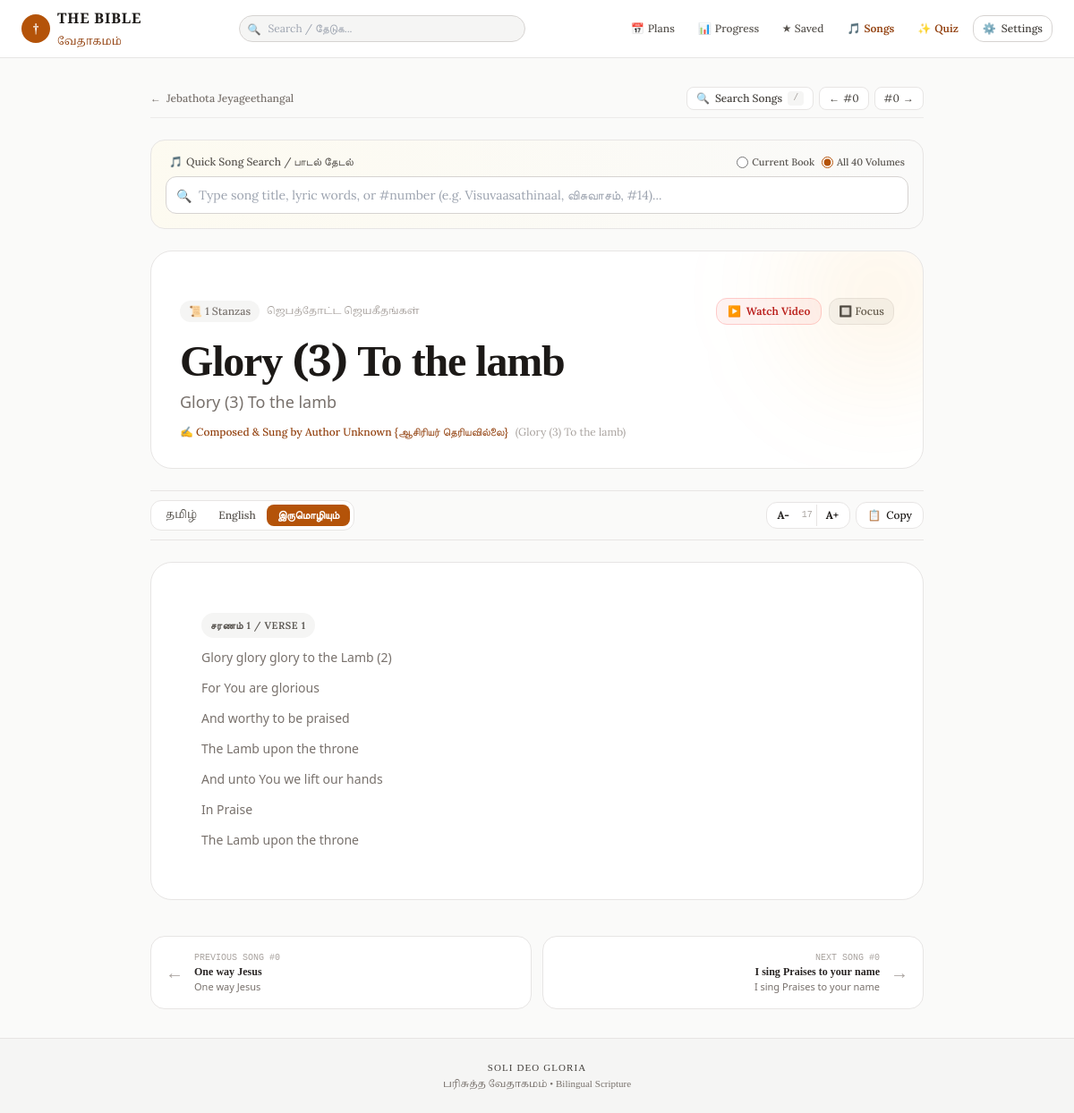
/songs/3, run on the app's committed database.
### tables this page shows
CREATE TABLE songs (
            id INTEGER PRIMARY KEY,
            songbook_code TEXT NOT NULL,
            songbook_name_ta TEXT,
            songbook_name_en TEXT,
            volume INTEGER DEFAULT 0,
            volume_name TEXT,
            song_number INTEGER DEFAULT 0,
            title_ta TEXT NOT NULL,
            title_en TEXT NOT NULL,
            alternate_title TEXT,
            lyrics_ta TEXT,
            lyrics_en TEXT,
            lyrics_bilingual TEXT,
            author TEXT,
            youtube_url TEXT
        );

### app/main.py (the view)
@app.get("/songs/{song_id}", response_class=HTMLResponse)
async def song_detail_page(
    request: Request,
    song_id: int,
    mode: str = Query("bilingual"),
    canon: str = Query(None)
):
    active_canon = resolve_canon(request, canon)
    canon_ctx = get_canon_context(active_canon)
    song = get_song_by_id(song_id)
    if not song:
        raise HTTPException(status_code=404, detail="Song not found")
    volume_songs = []
    if song.get("volume") and song["volume"] > 0:
        vol_data = get_songs_list(
            songbook_code=song.get("songbook_code") or "jebathota",
            volume=song["volume"],
            limit=100
        )
        volume_songs = vol_data.get("songs", [])
    return templates.TemplateResponse(
        request=request,
        name="song_detail.html",
        context={
            **canon_ctx,
            "song": song,
            "volume_songs": volume_songs,
            "mode": mode,
        },
    )

### templates/song_detail.html (shortened to what this page needs)
{% extends "base.html" %}
{% block content %}
<div id="song-detail-root" class="max-w-4xl mx-auto px-3 sm:px-4 py-4 sm:py-8 space-y-6 transition-all duration-200">
    <div class="flex flex-col sm:flex-row sm:items-center justify-between gap-3 text-xs text-stone-500 pb-2 border-b border-stone-200/70 dark:border-stone-800">
        <div class="flex items-center gap-2 flex-wrap">
            <a href="/songs?book={{ song.songbook_code }}{% if song.volume %}&vol={{ song.volume }}{% endif %}{% if canon %}&canon={{ canon }}{% endif %}"
               class="inline-flex items-center gap-1.5 hover:text-amber-700 dark:hover:text-amber-400 font-medium transition py-1">
                <span>←</span> <span>{{ song.songbook_name_en }}</span>
            </a>
        </div>
        <div class="flex items-center gap-1.5 self-end sm:self-auto">
            <button onclick="toggleDetailSearchModal(true)"
                    class="px-2.5 py-1 rounded-lg bg-white dark:bg-stone-800 border border-stone-200 dark:border-stone-700 hover:border-amber-600 text-stone-700 dark:text-stone-300 hover:text-amber-700 dark:hover:text-amber-400 transition cursor-pointer flex items-center gap-1.5"
                    title="Search any song (Press /)">
                <span>🔍</span>
                <span class="font-medium">Search Songs</span>
                <kbd class="hidden sm:inline-block px-1.5 py-0.2 bg-stone-100 dark:bg-stone-700 text-stone-400 dark:text-stone-300 rounded text-[10px] font-mono">/</kbd>
            </button>
            {% if song.prev_song %}
            <a href="/songs/{{ song.prev_song.id }}{% if canon %}?canon={{ canon }}{% endif %}"
               class="px-2.5 py-1 rounded-lg bg-white dark:bg-stone-800 border border-stone-200 dark:border-stone-700 hover:border-amber-600 text-stone-700 dark:text-stone-300 transition flex items-center gap-1"
               title="Previous: #{{ song.prev_song.song_number }} {{ song.prev_song.title_en }} (Press Left Arrow)">
                <span>←</span> <span class="hidden md:inline">#{{ song.prev_song.song_number }}</span>
            </a>
            {% endif %}
            {% if song.next_song %}
            <a href="/songs/{{ song.next_song.id }}{% if canon %}?canon={{ canon }}{% endif %}"
               class="px-2.5 py-1 rounded-lg bg-white dark:bg-stone-800 border border-stone-200 dark:border-stone-700 hover:border-amber-600 text-stone-700 dark:text-stone-300 transition flex items-center gap-1"
               title="Next: #{{ song.next_song.song_number }} {{ song.next_song.title_en }} (Press Right Arrow)">
                <span class="hidden md:inline">#{{ song.next_song.song_number }}</span> <span>→</span>
            </a>
            {% endif %}
        </div>
    </div>
    <div id="detail-search-container" class="bg-gradient-to-r from-amber-50/60 to-stone-50 dark:from-stone-900 dark:to-stone-900/60 border border-stone-200 dark:border-stone-800 rounded-2xl p-3 sm:p-4 shadow-xs space-y-2">
        <div class="flex items-center justify-between text-xs text-stone-600 dark:text-stone-400 px-1 font-medium">
            <span class="flex items-center gap-1">
                <span>🎵</span> <span>Quick Song Search / பாடல் தேடல்</span>
            </span>
            <div class="flex items-center gap-2 text-[11px]">
                <label class="inline-flex items-center gap-1 cursor-pointer">
                    <input type="radio" name="detail_search_scope" value="volume" class="accent-amber-700" {% if song.volume %}checked{% endif %}>
                    <span>{% if song.volume %}In Vol {{ song.volume }} Only{% else %}Current Book{% endif %}</span>
                </label>
                <label class="inline-flex items-center gap-1 cursor-pointer">
                    <input type="radio" name="detail_search_scope" value="all" class="accent-amber-700" {% if not song.volume %}checked{% endif %}>
                    <span>All 40 Volumes</span>
                </label>
            </div>
        </div>
        <div class="relative">
            <input type="text" id="detail-search-input"
                   placeholder="Type song title, lyric words, or #number (e.g. Visuvaasathinaal, விசுவாசம், #14)..."
                   autocomplete="off"
                   class="w-full text-xs sm:text-sm bg-white dark:bg-stone-800 border border-stone-300 dark:border-stone-700 rounded-xl pl-9 pr-8 py-2.5 focus:outline-none focus:ring-2 focus:ring-amber-700 text-stone-900 dark:text-stone-100">
            <span class="absolute left-3 top-3 text-stone-400 text-xs sm:text-sm">🔍</span>
        </div>
    </div>
    <div class="bg-white dark:bg-stone-900 border border-stone-200 dark:border-stone-800 rounded-3xl p-5 sm:p-8 shadow-xs space-y-5 relative overflow-hidden">
        <div class="flex flex-wrap items-center justify-between gap-2.5">
            <div class="flex flex-wrap items-center gap-2 text-xs">
                {% if song.stanzas %}
                <span class="px-2.5 py-1 rounded-xl bg-stone-100 dark:bg-stone-800 text-stone-500 dark:text-stone-400 font-medium">
                    📜 {{ song.stanzas|length }} Stanzas
                </span>
                {% endif %}
                <span class="text-stone-400 font-tamil text-[11px]" translate="no">{{ song.songbook_name_ta }}</span>
            </div>
            <div class="flex items-center gap-2">
                {% if song.youtube_url %}
                <button onclick="toggleSongVideo()"
                        class="inline-flex items-center gap-1.5 px-3 py-1.5 rounded-xl bg-red-50 hover:bg-red-100 dark:bg-red-950/40 dark:hover:bg-red-900/50 text-red-700 dark:text-red-300 text-xs font-semibold border border-red-200 dark:border-red-900/60 transition cursor-pointer shadow-2xs">
                    <span>▶️</span> <span>{% if song.youtube_video_id %}Watch Video{% else %}Play on YouTube{% endif %}</span>
                </button>
                {% endif %}
                <button onclick="toggleWorshipFocusMode()" id="focus-mode-btn"
                        class="px-2.5 py-1.5 rounded-xl bg-stone-100 hover:bg-stone-200 dark:bg-stone-800 dark:hover:bg-stone-700 text-stone-600 dark:text-stone-300 text-xs font-medium border border-stone-200 dark:border-stone-700 transition cursor-pointer"
                        title="Toggle distraction-free worship presentation mode">
                    <span>🔲</span> <span class="hidden sm:inline">Focus</span>
                </button>
            </div>
        </div>
        <div class="space-y-1">
            <h1 class="font-tamil text-2xl sm:text-4xl lg:text-5xl font-bold text-stone-900 dark:text-stone-100 leading-tight tracking-tight" translate="no">
                {{ song.title_ta }}
            </h1>
            <h2 class="font-sans text-sm sm:text-lg text-stone-500 dark:text-stone-400 font-medium">
                {{ song.title_en }}
            </h2>
            <div class="flex items-center gap-2 pt-2 text-xs text-amber-800 dark:text-amber-400 font-medium">
                <span>✍️ Composed & Sung by {{ song.author or "Fr. S.J. Berchmans" }}</span>
                {% if song.alternate_title %}
                <span class="text-stone-400 font-normal">({{ song.alternate_title }})</span>
                {% endif %}
            </div>
        </div>
    </div>
    <div id="lyrics-toolbar" class="sticky top-14 z-30 bg-stone-50/95 dark:bg-stone-950/95 backdrop-blur-md py-2.5 border-y border-stone-200 dark:border-stone-800 flex flex-wrap items-center justify-between gap-2 text-xs transition-all">
        <div class="inline-flex bg-white dark:bg-stone-800 p-1 rounded-xl border border-stone-200 dark:border-stone-700 shadow-2xs">
            <button onclick="setSongScriptMode('ta')" id="mode-btn-ta"
                    class="px-3 py-1 rounded-lg font-medium transition cursor-pointer font-tamil text-stone-600 dark:text-stone-300">
                தமிழ்
            </button>
            <button onclick="setSongScriptMode('en')" id="mode-btn-en"
                    class="px-3 py-1 rounded-lg font-medium transition cursor-pointer text-stone-600 dark:text-stone-300">
                English
            </button>
            <button onclick="setSongScriptMode('bilingual')" id="mode-btn-bilingual"
                    class="px-3 py-1 rounded-lg font-semibold bg-amber-700 text-white shadow-xs transition cursor-pointer">
                இருமொழியும்
            </button>
        </div>
        <div class="flex items-center gap-1.5">
            <div class="flex items-center bg-white dark:bg-stone-800 rounded-xl border border-stone-200 dark:border-stone-700 p-0.5">
                <button onclick="changeLyricsFontSize(-1)" class="px-2.5 py-1 text-xs hover:text-amber-700 font-bold transition cursor-pointer" title="Decrease font size">A-</button>
                <span id="font-size-indicator" class="text-[10px] text-stone-400 font-mono px-1">17</span>
                <button onclick="changeLyricsFontSize(1)" class="px-2.5 py-1 text-xs hover:text-amber-700 font-bold transition cursor-pointer border-l border-stone-200 dark:border-stone-700" title="Increase font size">A+</button>
            </div>
            <button onclick="copySongLyrics()" class="px-3 py-1.5 bg-white dark:bg-stone-800 border border-stone-200 dark:border-stone-700 hover:border-amber-600 rounded-xl font-medium transition flex items-center gap-1.5 cursor-pointer shadow-2xs">
                <span>📋</span> <span id="copy-btn-text">Copy</span>
            </button>
        </div>
    </div>
    <div id="lyrics-container" class="bg-white dark:bg-stone-900 border border-stone-200 dark:border-stone-800 rounded-3xl p-5 sm:p-10 shadow-xs space-y-6 text-base transition-all">
        {% if song.stanzas %}
            {% for st in song.stanzas %}
            {% set is_chorus = ('Chorus' in st.label or 'பல்லவி' in st.label or 'Pre-Chorus' in st.label) %}
            <div class="stanza-block transition-all duration-150 {% if is_chorus %}bg-amber-50/70 dark:bg-amber-950/25 border-l-4 border-amber-600 dark:border-amber-500 rounded-r-2xl p-4 sm:p-6 shadow-2xs{% else %}p-3 sm:p-4 rounded-2xl hover:bg-stone-50/80 dark:hover:bg-stone-800/40{% endif %}">
                <div class="flex items-center gap-2 mb-3">
                    <span class="inline-flex items-center px-2.5 py-0.5 rounded-full text-[11px] font-semibold tracking-wider uppercase {% if is_chorus %}bg-amber-200/80 dark:bg-amber-900/60 text-amber-900 dark:text-amber-200 font-bold{% else %}bg-stone-100 dark:bg-stone-800 text-stone-600 dark:text-stone-400{% endif %}">
                        {% if is_chorus %}✨ {{ st.label }}{% else %}{{ st.label }}{% endif %}
                    </span>
                </div>
                <div class="space-y-3.5">
                    {% set max_lines = st.lines_ta|length if st.lines_ta|length > st.lines_en|length else st.lines_en|length %}
                    {% for i in range(max_lines) %}
                    <div class="lyrics-pair space-y-0.5">
                        {% if i < st.lines_en|length %}
                        <p class="lyrics-line-en font-sans text-xs sm:text-sm text-stone-500 dark:text-stone-400 font-normal leading-relaxed">
                            {{ st.lines_en[i] }}
                        </p>
                        {% endif %}
                    </div>
                    {% endfor %}
                </div>
            </div>
            {% endfor %}
        {% else %}
            <div class="p-6">
                <pre class="font-tamil whitespace-pre-wrap leading-relaxed text-stone-900 dark:text-stone-100 font-medium" translate="no">{{ song.lyrics_ta or song.lyrics_en }}</pre>
            </div>
        {% endif %}
    </div>
    <div class="pt-4 flex flex-col sm:flex-row items-stretch justify-between gap-3 text-xs">
        {% if song.prev_song %}
        <a href="/songs/{{ song.prev_song.id }}{% if canon %}?canon={{ canon }}{% endif %}"
           class="group flex-1 p-4 rounded-2xl bg-white dark:bg-stone-900 border border-stone-200 dark:border-stone-800 hover:border-amber-600 transition flex items-center gap-3 shadow-xs">
            <span class="text-xl text-stone-400 group-hover:text-amber-700 transition">←</span>
            <div class="overflow-hidden">
                <span class="text-[10px] text-stone-400 block font-mono">PREVIOUS SONG #{{ song.prev_song.song_number }}</span>
                <span class="font-tamil font-bold truncate block text-stone-800 dark:text-stone-200 group-hover:text-amber-700 dark:group-hover:text-amber-400 transition" translate="no">{{ song.prev_song.title_ta }}</span>
                <span class="font-sans text-[11px] text-stone-500 truncate block">{{ song.prev_song.title_en }}</span>
            </div>
        </a>
        {% else %}
        <div class="flex-1"></div>
        {% endif %}
        {% if song.next_song %}
        <a href="/songs/{{ song.next_song.id }}{% if canon %}?canon={{ canon }}{% endif %}"
           class="group flex-1 p-4 rounded-2xl bg-white dark:bg-stone-900 border border-stone-200 dark:border-stone-800 hover:border-amber-600 transition flex items-center justify-between gap-3 text-right shadow-xs">
            <div class="overflow-hidden flex-1">
                <span class="text-[10px] text-stone-400 block font-mono">NEXT SONG #{{ song.next_song.song_number }}</span>
                <span class="font-tamil font-bold truncate block text-stone-800 dark:text-stone-200 group-hover:text-amber-700 dark:group-hover:text-amber-400 transition" translate="no">{{ song.next_song.title_ta }}</span>
                <span class="font-sans text-[11px] text-stone-500 truncate block">{{ song.next_song.title_en }}</span>
            </div>
            <span class="text-xl text-stone-400 group-hover:text-amber-700 transition">→</span>
        </a>
        {% endif %}
    </div>
</div>
{% endblock %}

### templates/base.html (style rules this page uses)
:root { --reader-font-size: 18px; }
.font-tamil { font-family: 'Noto Serif Tamil', serif; line-height: 2.1; }
.verse-text-ta, .verse-ta, .font-tamil { line-height: 1.95 !important; }

### data on the page
songs: songbook_name_en "Jebathota Jeyageethangal", volume "☐ Current Book", volume "☑ All 40 Volumes", songbook_name_ta "ஜெபத்தோட்ட ஜெயகீதங்கள்", title_ta "Glory (3) To the lamb", title_en "Glory (3) To the lamb", author "Author Unknown {ஆசிரியர் தெரியவில்லை}", alternate_title "Glory (3) To the lamb"
songs: prev_song.song_number "0", prev_song.title_ta "One way Jesus", prev_song.title_en "One way Jesus"
songs: next_song.song_number "0", next_song.title_ta "I sing Praises to your name", next_song.title_en "I sing Praises to your name"

### other printed values
{{ song.stanzas|length }} "1"
{{ st.label }} "சரணம் 1 / VERSE 1"
{{ st.lines_en[i] }} "Glory glory glory to the Lamb (2)" "For You are glorious" "And worthy to be praised" "The Lamb upon the throne" "And unto You we lift our hands" "In Praise" "The Lamb upon the throne"
